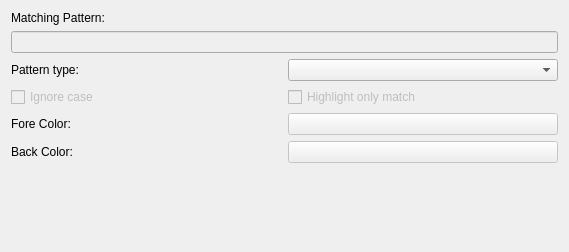
<?xml version="1.0" encoding="UTF-8"?>
<ui version="4.0">
 <class>HighlighterEdit</class>
 <widget class="QWidget" name="HighlighterEdit">
  <property name="geometry">
   <rect>
    <x>0</x>
    <y>0</y>
    <width>569</width>
    <height>252</height>
   </rect>
  </property>
  <property name="windowTitle">
   <string>Form</string>
  </property>
  <layout class="QVBoxLayout" name="verticalLayout">
   <item>
    <widget class="QLabel" name="label">
     <property name="text">
      <string>Matching Pattern: </string>
     </property>
    </widget>
   </item>
   <item>
    <widget class="QLineEdit" name="patternEdit">
     <property name="enabled">
      <bool>false</bool>
     </property>
    </widget>
   </item>
   <item>
    <layout class="QHBoxLayout" name="horizontalLayout_4">
     <item>
      <widget class="QLabel" name="label_4">
       <property name="text">
        <string>Pattern type:</string>
       </property>
      </widget>
     </item>
     <item>
      <widget class="QComboBox" name="patternTypeComboBox"/>
     </item>
    </layout>
   </item>
   <item>
    <layout class="QHBoxLayout" name="horizontalLayout">
     <item>
      <widget class="QCheckBox" name="ignoreCaseCheckBox">
       <property name="enabled">
        <bool>false</bool>
       </property>
       <property name="text">
        <string>Ignore case</string>
       </property>
       <property name="checked">
        <bool>false</bool>
       </property>
      </widget>
     </item>
     <item>
      <widget class="QCheckBox" name="onlyMatchCheckBox">
       <property name="enabled">
        <bool>false</bool>
       </property>
       <property name="text">
        <string>Highlight only match</string>
       </property>
      </widget>
     </item>
    </layout>
   </item>
   <item>
    <layout class="QHBoxLayout" name="horizontalLayout_3">
     <item>
      <widget class="QLabel" name="label_2">
       <property name="text">
        <string>Fore Color: </string>
       </property>
      </widget>
     </item>
     <item>
      <widget class="QPushButton" name="foreColorButton">
       <property name="enabled">
        <bool>false</bool>
       </property>
       <property name="text">
        <string/>
       </property>
      </widget>
     </item>
    </layout>
   </item>
   <item>
    <layout class="QHBoxLayout" name="horizontalLayout_2">
     <item>
      <widget class="QLabel" name="label_3">
       <property name="text">
        <string>Back Color: </string>
       </property>
      </widget>
     </item>
     <item>
      <widget class="QPushButton" name="backColorButton">
       <property name="enabled">
        <bool>false</bool>
       </property>
       <property name="text">
        <string/>
       </property>
      </widget>
     </item>
    </layout>
   </item>
   <item>
    <spacer name="verticalSpacer">
     <property name="orientation">
      <enum>Qt::Vertical</enum>
     </property>
     <property name="sizeHint" stdset="0">
      <size>
       <width>20</width>
       <height>40</height>
      </size>
     </property>
    </spacer>
   </item>
  </layout>
 </widget>
 <resources/>
 <connections/>
</ui>
